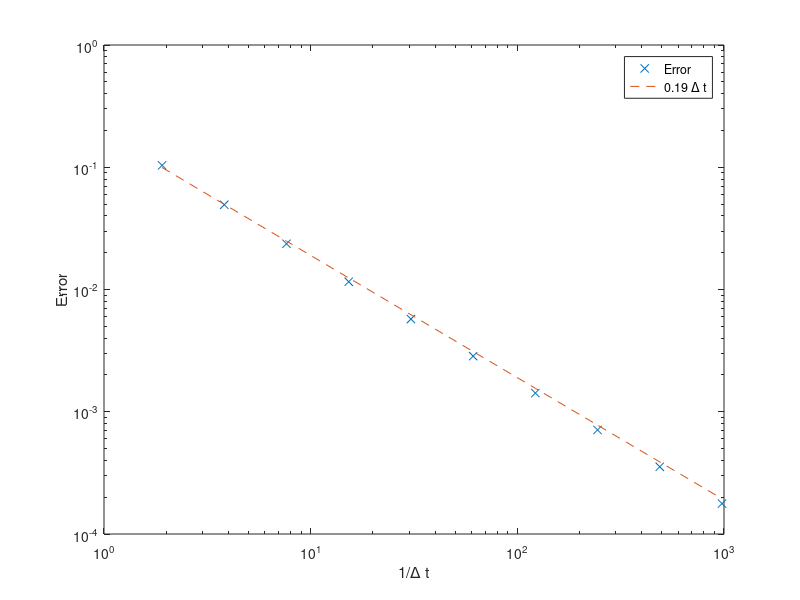

The MATLAB source for this figure:
% Example 2.1
% clean all the variables
clear
close all

% the number of intervals
n = [2,4,8,16,32,64,128,256,512,1024];
% the list of Delta t we want to explore
Deltat = 1 ./n * pi / 3;

% for each precision
for j = 1:numel(n)
    
    % clean the variables
    
    % set up the initial condition
    y0 = 0;
    t0 = 0;
    
    y(1) = y0;
    t(1) = t0;
    
    % the time step
    dt = Deltat(j);
    
    % the Euler method, total n(j) steps to reach t=pi/2
    for i = 1:n(j)
        % the time for each time step
        t(i+1) = t(i) + dt;
        % compute and apply the slop
        y(i+1) = y(i) + sqrt(1-y(i)^2) * dt;
    end
    
    % compute the maximum absolute error between the numerical solution and the
    % exact solution
    error(j) = max(abs(y-sin(t)));
end

% make a plot

figure;
loglog(1./Deltat, error, 'x');
xlabel('1/\Delta t');
ylabel('Error');

% make the asymtotic line
hold on
asym = 0.19 * Deltat;
loglog(1./Deltat, asym,'--');

legend('Error','0.19 \Delta t');

    
    
